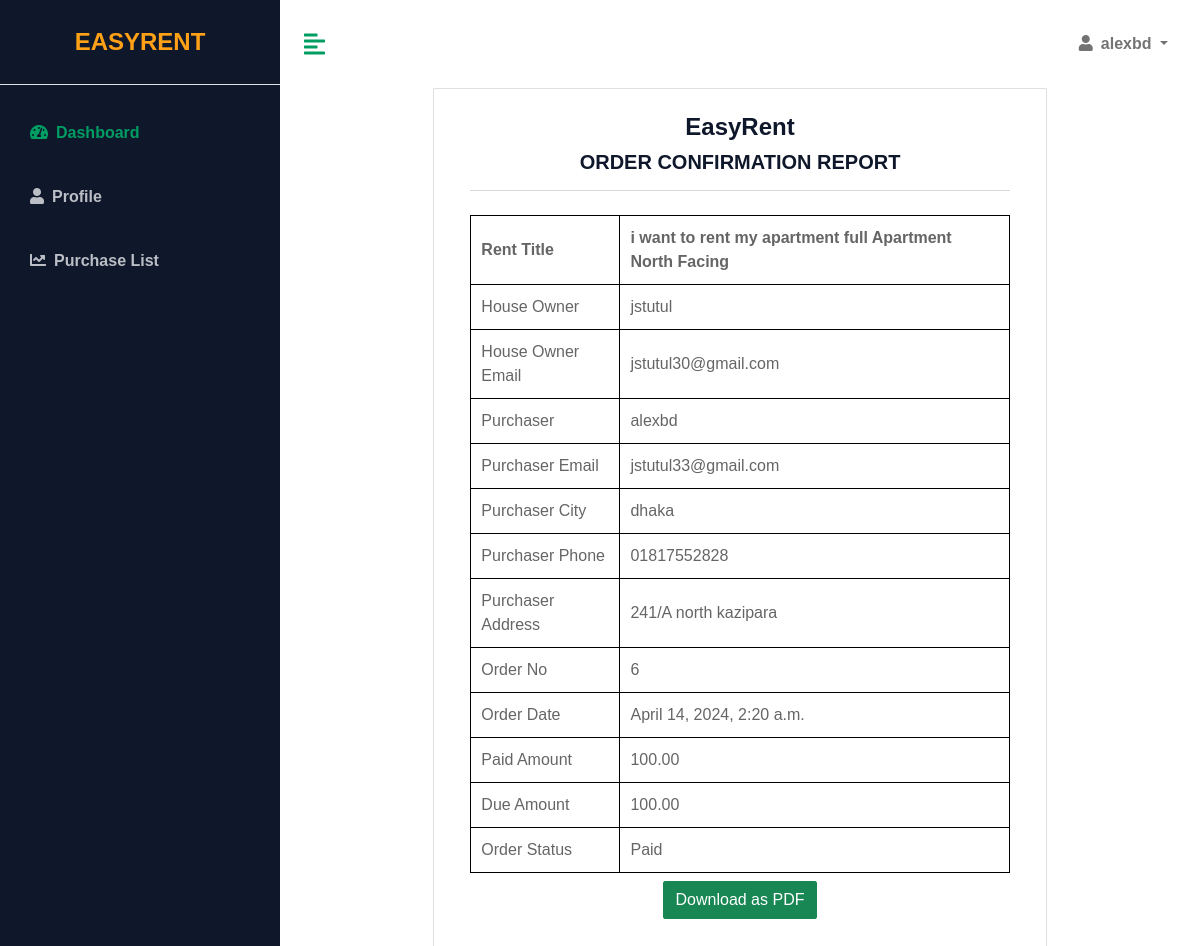
The page /account/purchase-details/6 (signed in) on the database its author committed.
### App_Rental/models.py (models this page shows, shortened)
class HouseRent(models.Model):
    post = models.ForeignKey(House,on_delete=models.CASCADE)
    user = models.ForeignKey(User,on_delete=models.CASCADE)
    is_paid = models.BooleanField(default=False)
    transaction_id = models.CharField(max_length=1000)
    created =models.DateTimeField(auto_now=True,auto_now_add=False)
    updated=models.DateField(auto_now=False,auto_now_add=True)
    def due_amount(self):
        return self.post.monthly_rent-self.post.advacne_rent

class House(models.Model):
    def next_month_first_day():
        today = timezone.localdate()
        first_day_next_month = today.replace(day=1) + timedelta(days=32 - today.day)
        return first_day_next_month
    owner = models.ForeignKey(User, on_delete=models.CASCADE)
    title = models.CharField(max_length=500, blank=False)
    city = models.ForeignKey(City, on_delete=models.DO_NOTHING)
    address = models.CharField(max_length=500, blank=False)
    rent_from = models.DateField(default=next_month_first_day)
    house_type = models.CharField(max_length=10, choices=HOUSE_TYPE_LIST, default="1")
    house_name = models.CharField(max_length=200, null=True)
    house_area = models.IntegerField(default=800)
    description = RichTextField(null=True)
    is_parking = models.BooleanField(default=True)
    total_bedrooms = models.IntegerField(default=0)
    total_bathrooms = models.IntegerField(default=0)
    floor_no = models.IntegerField(default=0)
    map_link =models.CharField(max_length=10000,blank=True)
    monthly_rent = models.DecimalField(max_digits=10, decimal_places=2, default=Decimal('0.00'))
    advacne_rent = models.DecimalField(max_digits=10, decimal_places=2, default=Decimal('0.00'))
    images = models.ManyToManyField('HouseImage', related_name='houses', blank=True)
    is_active=models.BooleanField(default=False)
    is_reject=models.BooleanField(default=False)
    is_rented=models.BooleanField(default=False)
    created=models.DateTimeField(auto_now=True,auto_now_add=False)

### App_Account/models.py (models this page shows, shortened)
class UserProfile(models.Model):
    user = models.OneToOneField(User, on_delete=models.CASCADE)
    userType = models.CharField(max_length=10, choices=USER_TYPE_LIST, default=2)
    mobile = models.CharField(max_length=15, blank=True)
    nid = models.CharField(max_length=20, blank=True)
    photo = models.ImageField(upload_to='user_photos/', blank=True)
    city = models.CharField(max_length=100)
    present_address = models.TextField()
    permanent_address = models.TextField()

### App_Account/views.py (the view)
# urls.py: path('purchase-details/<int:id>',PurchaseDetailsView,name='purchasedetails'),
@renter_required
def PurchaseDetailsView(request,id):
    myrent_list=HouseRent.objects.get(id=id)
    if myrent_list.user != request.user:
        return render(request, 'accessdenied.html')
    context={
        'singlerented':myrent_list
    }
    return render(request,'App_Dashboard/purchasedetails.html',context)

### App_Account/views.py (called while the page is built)
def renter_required(view_func):
    @wraps(view_func)
    def wrapper(request, *args, **kwargs):
        if request.user.is_authenticated and request.user.userprofile.userType == "2":
            return view_func(request, *args, **kwargs)
        else:
            return render(request, 'accessdenied.html')
    return wrapper

### templates/App_Dashboard/purchasedetails.html (shortened to what this page needs)
{% extends 'App_Dashboard/base.html'%}
{% load static%}
{% block dashboard %}
<div class="blog-single gray-bg">
    <div class="container">
        <div class="row">
            <div class="col-lg-8 mx-auto card" id="reportTable">
                <article class="article p-4">
                    <h4 class="text-center">EasyRent</h4>
                    <h5 class="text-center">ORDER CONFIRMATION REPORT</h5>
                    <hr>
                    <div class="img-list my-4">
                        <table id="">
                            <thead>
                                <tr>
                                    <th>Rent Title</th>
                                    <th>{{singlerented.post.title}}</th>
                                </tr>
                            </thead>
                            <tbody>
                                <tr>
                                    <td>House Owner </td>
                                    <td>{{singlerented.post.owner}}</td>
                                </tr>
                                <tr>
                                    <td>House Owner Email</td>
                                    <td>{{singlerented.post.owner.email}}</td>
                                </tr>
                                <tr>
                                    <td>Purchaser </td>
                                    <td>{{singlerented.user}}</td>
                                </tr>
                                <tr>
                                    <td>Purchaser Email</td>
                                    <td>{{singlerented.user.email}}</td>
                                </tr>
                                <tr>
                                    <td>Purchaser City</td>
                                    <td>{{singlerented.user.userprofile.city}}</td>
                                </tr>
                                <tr>
                                    <td>Purchaser Phone</td>
                                    <td>{{singlerented.user.userprofile.mobile}}</td>
                                </tr>
                                <tr>
                                    <td>Purchaser Address</td>
                                    <td>{{singlerented.user.userprofile.present_address}}</td>
                                </tr>
                                <tr>
                                    <td>Order No</td>
                                    <td>{{singlerented.id}}</td>
                                </tr>
                                <tr>
                                    <td>Order Date</td>
                                    <td>{{singlerented.created}}</td>
                                </tr>
                                <tr>
                                    <td>Paid Amount</td>
                                    <td>{{singlerented.post.advacne_rent}}</td>
                                </tr>
                                <tr>
                                    <td>Due Amount</td>
                                    <td>{{singlerented.due_amount}}</td>
                                </tr>
                                <tr>
                                    <td>Order Status</td>
                                    <td>{% if singlerented.is_paid %} Paid {% else %} Cancel {% endif %}</td>
                                </tr>
                            </tbody>
                        </table>
                        <div class="col-lg-12 text-center">
                            <button class="btn btn-success mt-2" id="btnDownload">Download as PDF</button>
                        </div>
                    </div>
                </article>
            </div>
        </div>
    </div>
</div>
{% endblock %}

### templates/App_Dashboard/base.html (shortened to what this page needs)
{% load static%}
<!DOCTYPE html>
<html lang="en">
<head>
    <link rel="stylesheet" href="https://cdnjs.cloudflare.com/ajax/libs/font-awesome/5.15.3/css/all.min.css" />
    <link rel="stylesheet" href="{% static 'css/bootstrap.min.css'%}">
    <link rel="stylesheet" href="{% static 'css/dashboard.css'%}">
    <link href="{% static 'alert/css/alert.css'%}" rel="stylesheet" />
    <link href="{% static 'alert/themes/default/theme.css'%}" rel="stylesheet" />
</head>
<body>
    <div class="d-flex" id="wrapper">
        <div class="bg-dark" id="sidebar-wrapper">
            <div class="sidebar-heading text-center py-4 primary-text fs-4 fw-bold text-uppercase border-bottom">
                <a href="{% url 'home' %}">EasyRent</a>
            </div>
            <div class="list-group list-group-flush my-3">
                {% if request.user.is_superuser %}
                {% include 'App_Dashboard/superadminmenu.html'%}
                {% else %}
                {% include 'App_Dashboard/othermenu.html'%}
                {% endif%}
            </div>
        </div>
        <div id="page-content-wrapper">
            <nav class="navbar navbar-expand-lg navbar-light bg-transparent py-4 px-4">
                <div class="d-flex align-items-center">
                    <i class="fas fa-align-left primary-text fs-4 me-3" id="menu-toggle"></i>
                </div>
                <div class="collapse navbar-collapse" id="navbarSupportedContent">
                    <ul class="navbar-nav ms-auto mb-2 mb-lg-0">
                        <li class="nav-item dropdown">
                            <a class="nav-link dropdown-toggle second-text fw-bold" href="#" id="navbarDropdown"
                                role="button" data-bs-toggle="dropdown" aria-expanded="false">
                                <i class="fas fa-user me-2"></i>{{request.user}}
                            </a>
                        </li>
                    </ul>
                </div>
            </nav>
            {% block dashboard %}
            {% endblock%}
        </div>
    </div>
</body>
</html>

### static/css/dashboard.css (style rules this page uses)
:root { --main-bg-color: #009d63; --main-text-color: #009d63; --second-text-color: #bbbec5; --second-bg-color: #c1efde; }
.primary-text { color: var(--main-text-color); }
.second-text { color: var(--second-text-color); }
#wrapper { overflow-x: hidden; background-color: #ffffff; }
#sidebar-wrapper { min-height: 100vh; position: fixed; width: 280px; left: 0; margin-left: -15rem; -webkit-transition: margin 0.25s ease-out; -moz-transition: margin 0.25s ease-out; -o-transition: margin 0.25s ease-out; transition: margin 0.25s ease-out; }
#sidebar-wrapper .sidebar-heading { padding: 0.875rem 1.25rem; font-size: 1.2rem; }
#sidebar-wrapper .list-group { width: 15rem; }
#page-content-wrapper { position: relative; height: 100vh !important; width: calc(100% - 280px); left: 280px; transition: 0.3s ease; }
#menu-toggle { cursor: pointer; }
@media (min-width: 768px) { #sidebar-wrapper { margin-left: 0; } }

### templates/App_Dashboard/purchasedetails.html (style rules this page uses)
table, th, td { border: 1px solid black; padding: 10px; }
table { width: 100%; }

### rows shown on the page
HouseRent: post "i want to rent my apartment full Apartment North Facing", post.owner "jstutul", post.owner.email "jstutul30@gmail.com", user "alexbd", user.email "jstutul33@gmail.com", user.userprofile.city "dhaka", user.userprofile.mobile "01817552828", user.userprofile.present_address "241/A north kazipara", id "6", created "April 14, 2024, 2:20 a.m.", post.advacne_rent "100.00", due_amount "100.00"

### other values the page prints
{{ request.user }} "alexbd"
